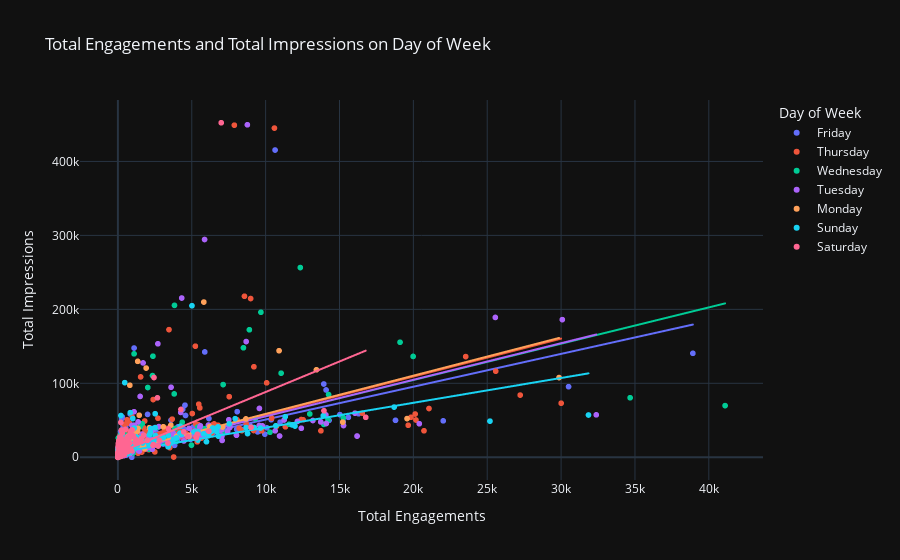

Notebook code for this chart:
### Markdown cell above
We've now classified the time of post, so let's try and see how each of the days perform.

### Code cell
# Engagements by Day of Week

fig = px.scatter(df[df['Total Engagements'] < 80000], 
                 x = 'Total Engagements',
                 y = 'Total Impressions',
                 template = 'plotly_dark',
                 color = 'Day of Week',
                 trendline = 'ols',
                 title = 'Total Engagements and Total Impressions on Day of Week')
fig.update_layout(showlegend=True)
fig.show()

### Figure 1 — Plotly figure (JSON) as saved in the notebook; plotly's stock layout.template omitted (floating-point values rounded to 4 significant figures; data arrays with more than 128 entries replaced by an {"elided": "..."} marker saying what was removed)
{"data": [{"hovertemplate": "Day of Week=Friday<br>Total Engagements=%{x}<br>Total Impressions=%{y}<extra></extra>", "legendgroup": "Friday", "marker": {"color": "#636efa", "symbol": "circle"}, "mode": "markers", "name": "Friday", "showlegend": true, "type": "scattergl", "x": {"elided": "708 int values"}, "xaxis": "x", "y": {"elided": "708 int values"}, "yaxis": "y"}, {"hovertemplate": "<b>OLS trendline</b><br>Total Impressions = 4.44188 * Total Engagements + 6535<br>R<sup>2</sup>=0.355351<br><br>Day of Week=Friday<br>Total Engagements=%{x}<br>Total Impressions=%{y} <b>(trend)</b><extra></extra>", "legendgroup": "Friday", "marker": {"color": "#636efa", "symbol": "circle"}, "mode": "lines", "name": "Friday", "showlegend": false, "type": "scattergl", "x": {"elided": "708 int values"}, "xaxis": "x", "y": {"elided": "708 float values"}, "yaxis": "y"}, {"hovertemplate": "Day of Week=Thursday<br>Total Engagements=%{x}<br>Total Impressions=%{y}<extra></extra>", "legendgroup": "Thursday", "marker": {"color": "#EF553B", "symbol": "circle"}, "mode": "markers", "name": "Thursday", "showlegend": true, "type": "scattergl", "x": {"elided": "706 int values"}, "xaxis": "x", "y": {"elided": "706 int values"}, "yaxis": "y"}, {"hovertemplate": "<b>OLS trendline</b><br>Total Impressions = 5.12864 * Total Engagements + 6515.16<br>R<sup>2</sup>=0.287898<br><br>Day of Week=Thursday<br>Total Engagements=%{x}<br>Total Impressions=%{y} <b>(trend)</b><extra></extra>", "legendgroup": "Thursday", "marker": {"color": "#EF553B", "symbol": "circle"}, "mode": "lines", "name": "Thursday", "showlegend": false, "type": "scattergl", "x": {"elided": "706 int values"}, "xaxis": "x", "y": {"elided": "706 float values"}, "yaxis": "y"}, {"hovertemplate": "Day of Week=Wednesday<br>Total Engagements=%{x}<br>Total Impressions=%{y}<extra></extra>", "legendgroup": "Wednesday", "marker": {"color": "#00cc96", "symbol": "circle"}, "mode": "markers", "name": "Wednesday", "showlegend": true, "type": "scattergl", "x": {"elided": "575 int values"}, "xaxis": "x", "y": {"elided": "575 int values"}, "yaxis": "y"}, {"hovertemplate": "<b>OLS trendline</b><br>Total Impressions = 4.91215 * Total Engagements + 6144.83<br>R<sup>2</sup>=0.371604<br><br>Day of Week=Wednesday<br>Total Engagements=%{x}<br>Total Impressions=%{y} <b>(trend)</b><extra></extra>", "legendgroup": "Wednesday", "marker": {"color": "#00cc96", "symbol": "circle"}, "mode": "lines", "name": "Wednesday", "showlegend": false, "type": "scattergl", "x": {"elided": "575 int values"}, "xaxis": "x", "y": {"elided": "575 float values"}, "yaxis": "y"}, {"hovertemplate": "Day of Week=Tuesday<br>Total Engagements=%{x}<br>Total Impressions=%{y}<extra></extra>", "legendgroup": "Tuesday", "marker": {"color": "#ab63fa", "symbol": "circle"}, "mode": "markers", "name": "Tuesday", "showlegend": true, "type": "scattergl", "x": {"elided": "560 int values"}, "xaxis": "x", "y": {"elided": "560 int values"}, "yaxis": "y"}, {"hovertemplate": "<b>OLS trendline</b><br>Total Impressions = 4.94422 * Total Engagements + 5887.81<br>R<sup>2</sup>=0.293222<br><br>Day of Week=Tuesday<br>Total Engagements=%{x}<br>Total Impressions=%{y} <b>(trend)</b><extra></extra>", "legendgroup": "Tuesday", "marker": {"color": "#ab63fa", "symbol": "circle"}, "mode": "lines", "name": "Tuesday", "showlegend": false, "type": "scattergl", "x": {"elided": "560 int values"}, "xaxis": "x", "y": {"elided": "560 float values"}, "yaxis": "y"}, {"hovertemplate": "Day of Week=Monday<br>Total Engagements=%{x}<br>Total Impressions=%{y}<extra></extra>", "legendgroup": "Monday", "marker": {"color": "#FFA15A", "symbol": "circle"}, "mode": "markers", "name": "Monday", "showlegend": true, "type": "scattergl", "x": {"elided": "234 int values"}, "xaxis": "x", "y": {"elided": "234 int values"}, "yaxis": "y"}, {"hovertemplate": "<b>OLS trendline</b><br>Total Impressions = 5.17126 * Total Engagements + 6906.65<br>R<sup>2</sup>=0.365107<br><br>Day of Week=Monday<br>Total Engagements=%{x}<br>Total Impressions=%{y} <b>(trend)</b><extra></extra>", "legendgroup": "Monday", "marker": {"color": "#FFA15A", "symbol": "circle"}, "mode": "lines", "name": "Monday", "showlegend": false, "type": "scattergl", "x": {"elided": "234 int values"}, "xaxis": "x", "y": {"elided": "234 float values"}, "yaxis": "y"}, {"hovertemplate": "Day of Week=Sunday<br>Total Engagements=%{x}<br>Total Impressions=%{y}<extra></extra>", "legendgroup": "Sunday", "marker": {"color": "#19d3f3", "symbol": "circle"}, "mode": "markers", "name": "Sunday", "showlegend": true, "type": "scattergl", "x": {"elided": "376 int values"}, "xaxis": "x", "y": {"elided": "376 int values"}, "yaxis": "y"}, {"hovertemplate": "<b>OLS trendline</b><br>Total Impressions = 3.36057 * Total Engagements + 6389.12<br>R<sup>2</sup>=0.352724<br><br>Day of Week=Sunday<br>Total Engagements=%{x}<br>Total Impressions=%{y} <b>(trend)</b><extra></extra>", "legendgroup": "Sunday", "marker": {"color": "#19d3f3", "symbol": "circle"}, "mode": "lines", "name": "Sunday", "showlegend": false, "type": "scattergl", "x": {"elided": "376 int values"}, "xaxis": "x", "y": {"elided": "376 float values"}, "yaxis": "y"}, {"hovertemplate": "Day of Week=Saturday<br>Total Engagements=%{x}<br>Total Impressions=%{y}<extra></extra>", "legendgroup": "Saturday", "marker": {"color": "#FF6692", "symbol": "circle"}, "mode": "markers", "name": "Saturday", "showlegend": true, "type": "scattergl", "x": {"elided": "319 int values"}, "xaxis": "x", "y": {"elided": "319 int values"}, "yaxis": "y"}, {"hovertemplate": "<b>OLS trendline</b><br>Total Impressions = 8.2529 * Total Engagements + 5698.56<br>R<sup>2</sup>=0.223275<br><br>Day of Week=Saturday<br>Total Engagements=%{x}<br>Total Impressions=%{y} <b>(trend)</b><extra></extra>", "legendgroup": "Saturday", "marker": {"color": "#FF6692", "symbol": "circle"}, "mode": "lines", "name": "Saturday", "showlegend": false, "type": "scattergl", "x": {"elided": "319 int values"}, "xaxis": "x", "y": {"elided": "319 float values"}, "yaxis": "y"}], "layout": {"legend": {"title": {"text": "Day of Week"}, "tracegroupgap": 0}, "showlegend": true, "title": {"text": "Total Engagements and Total Impressions on Day of Week"}, "xaxis": {"anchor": "y", "domain": [0, 1], "title": {"text": "Total Engagements"}}, "yaxis": {"anchor": "x", "domain": [0, 1], "title": {"text": "Total Impressions"}}}}
